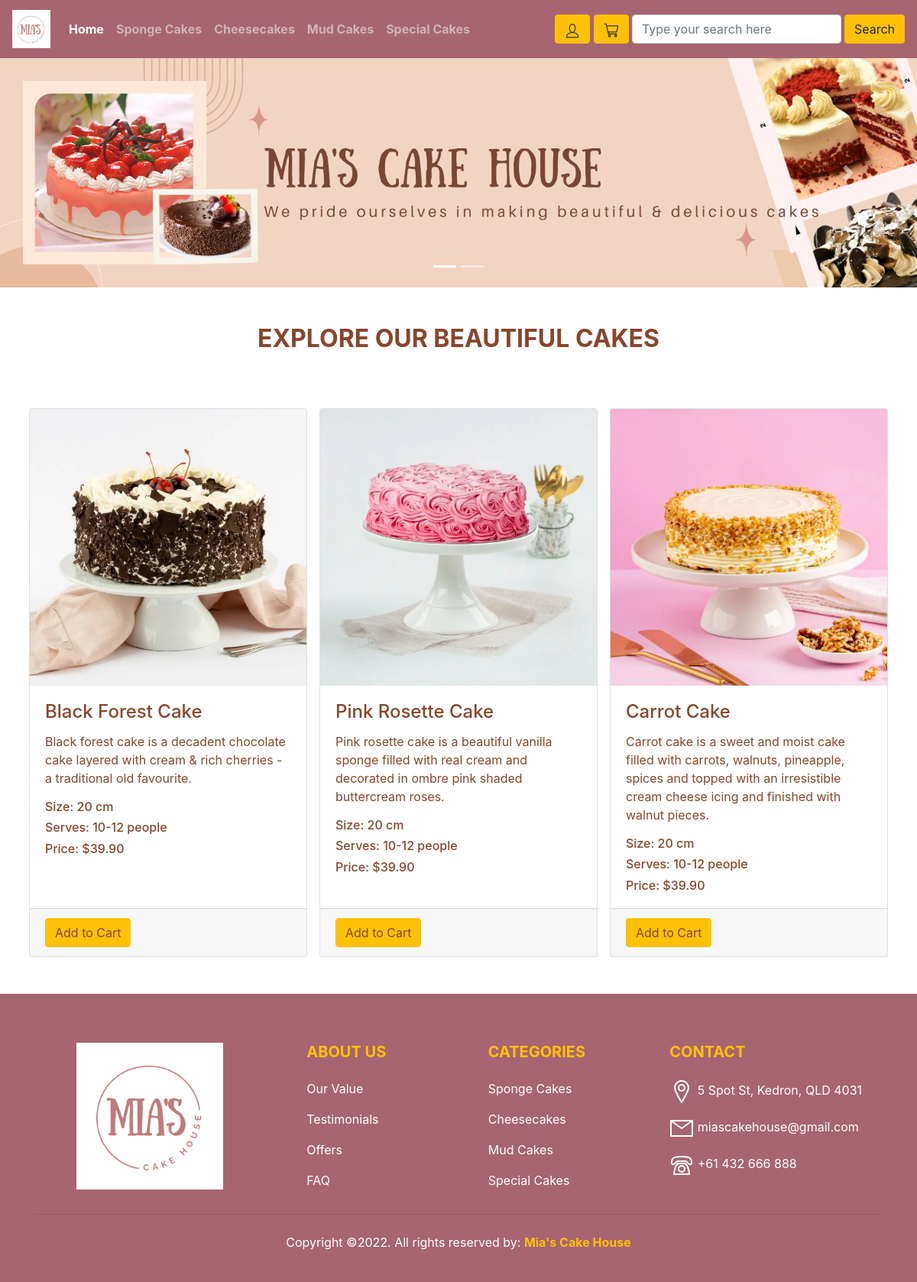
/cakes/4/, run on the app's committed database.
### miascakehouse/models.py (models this page shows, shortened)
class Cake(db.Model):
    __tablename__='cakes'
    id = db.Column(db.Integer, primary_key=True)
    name = db.Column(db.String(64),nullable=False)
    description = db.Column(db.String(500), nullable=False)
    image = db.Column(db.String(60), nullable=False)
    size = db.Column(db.String(64),nullable=False)
    serves = db.Column(db.String(64),nullable=False)
    price = db.Column(db.Float, nullable=False)
    category_id = db.Column(db.Integer, db.ForeignKey('categories.id'))

### miascakehouse/views.py (the view)
@bp.route('/cakes/<int:categoryid>/')
def categorycakes(categoryid):
    cakes = Cake.query.filter(Cake.category_id == categoryid)
    return render_template('categorycakes.html', cakes=cakes)

### miascakehouse/forms.py
class SearchForm(FlaskForm):
    searched = StringField("Searched",validators=[InputRequired()])
    submit = SubmitField("Search")

### miascakehouse/views.py (called while the page is built)
@bp.context_processor
def base():
    form = SearchForm()
    return dict(form=form)

### miascakehouse/templates/categorycakes.html (shortened to what this page needs)
{% extends 'base.html' %}
{% block main %}
<section>
<div class="container">
    <div class="row mt-5 mb-3">
        <div class = "col-md-6 offset-md-3 text-center">
            <div class="font-weight-bold" style="color:rgb(135, 70, 43)">
                <h2><strong>EXPLORE OUR BEAUTIFUL CAKES</strong></h2>
            </div>
        </div>
    </div>
    <div class="card-deck">
        {% for cake in cakes%}
        <div class="card mx-2 my-5">
            <img class="card-img-top" src="{{url_for('static', filename='image/'+cake.image)}}" alt="Cake image">
            <div class="card-body">
                <h4 class="card-title" style="color:rgb(135, 70, 43)">{{cake.name}}</h4>
                <p class="card-text" style="color:rgb(135, 70, 43)">{{cake.description}}</p>
                <h6 class="card-text" style="color:rgb(135, 70, 43)">Size: {{cake.size}}</h6>
                <h6 class="card-text" style="color:rgb(135, 70, 43)">Serves: {{cake.serves}}</h6>
                <h6 class="card-text" style="color:rgb(135, 70, 43)">Price: {{"$%.2f"|format(cake.price)}}</h6>
            </div>
            <div class="card-footer">
                <form action="{{ url_for('main.order') }}">
                    <input class="btn btn-warning" style="color:rgb(135, 70, 43)" type="submit" value="Add to Cart">
                </form>
            </div>
        </div>
        {% endfor %}
    </div>
</div>
</section>
{% endblock %}

### data on the page
Cake: image (picture), name "Black Forest Cake", description "Black forest cake is a decadent chocolate cake layered with cream & rich cherries - a traditional old favourite.", size "20 cm", serves "10-12 people", price "$39.90"
Cake: image (picture), name "Pink Rosette Cake", description "Pink rosette cake is a beautiful vanilla sponge filled with real cream and decorated in ombre pink shaded buttercream roses.", size "20 cm", serves "10-12 people", price "$39.90"
Cake: image (picture), name "Carrot Cake", description "Carrot cake is a sweet and moist cake filled with carrots, walnuts, pineapple, spices and topped with an irresistible cream cheese icing and finished with walnut pieces.", size "20 cm", serves "10-12 people", price "$39.90"
